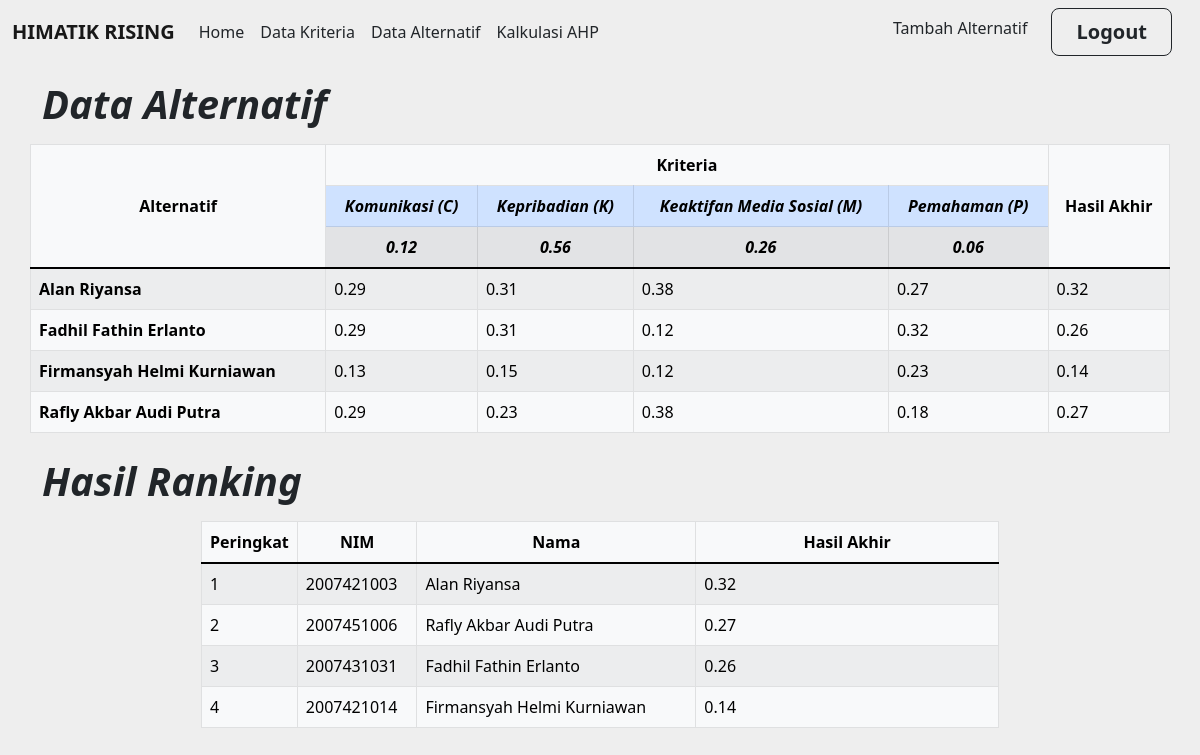
The page /kalkulasi.php (signed in) on the database its author committed.
### tables this page shows
CREATE TABLE `kriteria` (
  `id_kriteria` varchar(2) NOT NULL,
  `nama_kriteria` varchar(40) NOT NULL,
  `bobot_kriteria` double(5,2) NOT NULL,
  `jumlah_kriteria` double(5,2) NOT NULL
);

CREATE TABLE `alternatif` (
  `id_alternatif` varchar(4) NOT NULL,
  `nim` varchar(10) NOT NULL,
  `nama` varchar(50) NOT NULL,
  `tanggal_lahir` date NOT NULL,
  `kelamin` varchar(1) NOT NULL,
  `alamat` varchar(250) NOT NULL,
  `prodi` varchar(50) NOT NULL,
  `kelas` varchar(30) NOT NULL,
  `semester` int(1) NOT NULL,
  `hasil_akhir` double(3,2) NOT NULL
);

CREATE TABLE `kalkulasi_ahp` (
  `id_kriteria` varchar(2) NOT NULL,
  `id_alternatif` varchar(4) NOT NULL,
  `mat_alternatif` double(3,2) NOT NULL,
  `mat_hasil` double(3,2) NOT NULL
);

### kalkulasi.php (the view, shortened to what this page needs)
<!DOCTYPE html>
<html>
<head>
    <link href="assets/css/bootstrap.min.css" rel="stylesheet">
    <link rel="stylesheet" href="https://use.fontawesome.com/releases/v5.6.3/css/all.css">
    <link rel="stylesheet" href="assets/css/style.css" type="text/css">
</head>
<body>
    <?php include('include/header.php');
    ?>
    <div class="container-sm">
        <div class="row mt-3 justify-content-center">
            <p class="display-6 fst-italic fw-bolder">Data Alternatif</p>
            <table class="table table-light table-striped table-bordered table-hover">
                <thead class="text-center align-middle">
                    <?php
                    $r_n_kriteria = mysqli_query($conn, "SELECT id_kriteria, nama_kriteria FROM kriteria ORDER BY id_kriteria ASC");
                    $r_b_kriteria = mysqli_query($conn, "SELECT bobot_kriteria FROM kriteria ORDER BY id_kriteria ASC");
                    ?>
                    <tr>
                        <th rowspan="3">Alternatif</th>
                        <th colspan="4">Kriteria</th>
                        <th rowspan="3">Hasil Akhir</th>
                    </tr>
                    <tr class="table-primary fst-italic">
                        <?php
                        while ($nama_kriteria = mysqli_fetch_array($r_n_kriteria)) {
                        ?>
                            <th><?php echo $nama_kriteria['nama_kriteria'];
                                echo " (" . $nama_kriteria['id_kriteria'] . ")"; ?></th>
                        <?php
                        }
                        ?>
                    </tr>
                    <tr class="table-secondary fst-italic">
                        <?php
                        while ($bobot_kriteria = mysqli_fetch_array($r_b_kriteria)) {
                        ?>
                            <th><?php echo $bobot_kriteria['bobot_kriteria'] ?></th>
                        <?php
                        }
                        ?>
                    </tr>
                </thead>
                <tbody>
                    <?php
                    $r_alternatif = mysqli_query($conn, "SELECT * FROM alternatif ORDER BY id_alternatif ASC");
                    while ($alt1 = mysqli_fetch_assoc($r_alternatif)) {
                    ?>
                        <tr>
                            <th> <?= $alt1['nama']; ?> </th>
                            <?php
                            $a = $alt1['id_alternatif'];
                            $r_kriteria = mysqli_query($conn, "SELECT * FROM kriteria ORDER BY id_kriteria ASC");
                            while ($kri1 = mysqli_fetch_assoc($r_kriteria)) {
                                $b = $kri1['id_kriteria'];
                            ?>
                                <?php
                                $r_hasil = mysqli_query($conn, "SELECT * FROM kalkulasi_ahp WHERE id_kriteria='$b' and id_alternatif='$a' ORDER BY id_kriteria");
                                while ($ran1 = mysqli_fetch_assoc($r_hasil)) {
                                ?>
                                    <td>
                                        <?php echo number_format($ran1['mat_alternatif'], 2);
                                        ?>
                                    </td>
                            <?php
                                }
                            }
                            ?>
                            <td>
                                <?php
                                $r_hasil_akhir = mysqli_query($conn, "SELECT * FROM alternatif WHERE id_alternatif='$a' ORDER BY id_alternatif");
                                while ($ran2 = mysqli_fetch_assoc($r_hasil_akhir)) {
                                    echo $ran2['hasil_akhir'];
                                }
                                ?>
                            </td>
                        <?php
                    }
                        ?>
                        </tr>
                </tbody>
            </table>
        </div>
        <div class="row mt-2 justify-content-center">
            <p class="display-6 fst-italic fw-bolder">Hasil Ranking</p>
            <table class="table table-light table-striped table-bordered table-hover" style="width: 70%;">
                <thead class="text-center align-middle">
                    <tr>
                        <th style="width: 10%;">Peringkat</th>
                        <th style="width: 15%;">NIM</th>
                        <th style="width: 35%;">Nama</th>
                        <th>Hasil Akhir</th>
                    </tr>
                </thead>
                <tbody>
                    <?php
                    $num = 1;
                    $r_hasil_akhir = mysqli_query($conn, "SELECT * FROM alternatif ORDER BY hasil_akhir DESC");
                    while ($ran2 = mysqli_fetch_assoc($r_hasil_akhir)) {
                    ?>
                        <tr>
                            <td><?php echo $num++; ?></td>
                            <td><?php echo $ran2['nim'] ?></td>
                            <td><?php echo $ran2['nama'] ?></td>
                            <td><?php echo $ran2['hasil_akhir'] ?></td>
                        </tr>
                    <?php
                    }
                    ?>
                </tbody>
            </table>
        </div>
    </div>
</body>
</html>

### include/header.php (shortened to what this page needs)
<?php
$reg = $login = $link_1 = $link_2 = '';
if (isset($_SESSION['username'])) {
  $reg = "Tambah Alternatif";
  $login = "Logout";
  $link_1 = "insert-alternatif.php";
  $link_2 = "logout.php";
} else {
  $reg = "Register";
  $login = "Login";
  $link_1 = "register.php";
  $link_2 = "login.php";
}
?>
<nav class="navbar navbar-expand-lg navbar-light">
  <div class="container-fluid">
    <div class="navbar-brand ">
      <strong>HIMATIK RISING</strong>
    </div>
    <ul class="navbar-nav me-auto">
      <li class="nav-item">
        <a href="index.php" class="nav-link text-dark">Home</a>
      </li>
      <li class="nav-item">
        <a href="kriteria.php" class="nav-link text-dark">Data Kriteria</a>
      </li>
      <li class="nav-item">
        <a href="alternatif.php" class="nav-link text-dark">Data Alternatif</a>
      </li>
      <li class="nav-item">
        <a href="kalkulasi.php" class="nav-link text-dark">Kalkulasi AHP</a>
      </li>
    </ul>
    <ul class="navbar-nav me-3">
      <li class="nav-item text-center me-3">
        <a href=<?= $link_1 ?> class="nav-link text-dark align-middle"><?= $reg ?></a>
      </li>
      <li class=" nav-item text-center">
        <a href=<?= $link_2 ?> class="btn btn-lg btn-outline-dark fw-bold px-4" style="border-radius: 8px;"><?= $login ?></a>
      </li>
    </ul>
  </div>
</nav>

### assets/css/style.css (style rules this page uses)
body { background-color: #eeeeee; }

### rows shown on the page
kriteria: nama_kriteria "Komunikasi", id_kriteria "C", bobot_kriteria "0.12"
kriteria: nama_kriteria "Kepribadian", id_kriteria "K", bobot_kriteria "0.56"
kriteria: nama_kriteria "Keaktifan Media Sosial", id_kriteria "M", bobot_kriteria "0.26"
kriteria: nama_kriteria "Pemahaman", id_kriteria "P", bobot_kriteria "0.06"
alternatif: nama "Alan Riyansa", hasil_akhir "0.32", nim "2007421003"
kalkulasi_ahp: mat_alternatif "0.29"
kalkulasi_ahp: mat_alternatif "0.31"
kalkulasi_ahp: mat_alternatif "0.38"
kalkulasi_ahp: mat_alternatif "0.27"
alternatif: nama "Fadhil Fathin Erlanto", hasil_akhir "0.26", nim "2007431031"
kalkulasi_ahp: mat_alternatif "0.29"
kalkulasi_ahp: mat_alternatif "0.31"
kalkulasi_ahp: mat_alternatif "0.12"
kalkulasi_ahp: mat_alternatif "0.32"
alternatif: nama "Firmansyah Helmi Kurniawan", hasil_akhir "0.14", nim "2007421014"
kalkulasi_ahp: mat_alternatif "0.13"
kalkulasi_ahp: mat_alternatif "0.15"
kalkulasi_ahp: mat_alternatif "0.12"
kalkulasi_ahp: mat_alternatif "0.23"
alternatif: nama "Rafly Akbar Audi Putra", hasil_akhir "0.27", nim "2007451006"
kalkulasi_ahp: mat_alternatif "0.29"
kalkulasi_ahp: mat_alternatif "0.23"
kalkulasi_ahp: mat_alternatif "0.38"
kalkulasi_ahp: mat_alternatif "0.18"

### other values the page prints
$reg "Tambah Alternatif"
$login "Logout"
